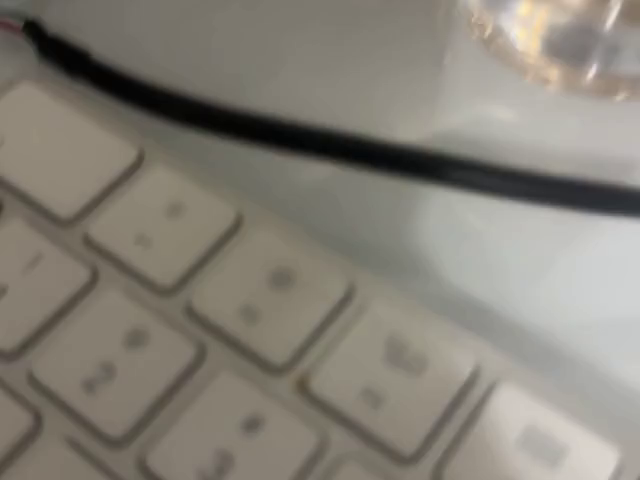
#> input picture frame 0 of recordings/sky_20260301_023306.mp4, 640 x 480 px
$ python visualize_segmentation.py
#> lines starting #> are read from the running program, lines starting #| are printed output that depends on the picture; after the words box and inside, x2 and y2 are one past the last pixel; in counts of white or black regions, pixels touching at a corner belong together
### src/segmentation.py
import cv2
import numpy as np

def segment_clouds_bgr(frame_bgr: np.ndarray):
    """
    Cloud segmentation using HSV heuristics.

    Returns:
      cloud_mask: uint8 image (0 or 255), 255 = cloud
      info: dict with cloud_coverage and thresholds
    """
    hsv = cv2.cvtColor(frame_bgr, cv2.COLOR_BGR2HSV)
    h, s, v = cv2.split(hsv)

    # Tunable thresholds
    V_MIN = 150   # brightness min for clouds
    S_MAX = 90    # saturation max for clouds (clouds are low saturation)
    SUN_V = 245   # treat near-white glare as "invalid"

    sun_glare = (v >= SUN_V)
    cloud = (v >= V_MIN) & (s <= S_MAX) & (~sun_glare)

    cloud_mask = (cloud.astype(np.uint8) * 255)

    # Clean up speckle + fill holes
    kernel = cv2.getStructuringElement(cv2.MORPH_ELLIPSE, (7, 7))
    cloud_mask = cv2.morphologyEx(cloud_mask, cv2.MORPH_OPEN, kernel, iterations=1)
    cloud_mask = cv2.morphologyEx(cloud_mask, cv2.MORPH_CLOSE, kernel, iterations=2)

    # Coverage excluding glare pixels
    valid = np.count_nonzero(~sun_glare)
    cloud_px = np.count_nonzero((cloud_mask == 255) & (~sun_glare))
    coverage = (cloud_px / valid) if valid > 0 else 0.0

    info = {
        "cloud_coverage": float(coverage),
        "V_MIN": V_MIN,
        "S_MAX": S_MAX,
        "SUN_V": SUN_V,
    }
    return cloud_mask, info


def overlay_mask(frame_bgr: np.ndarray, mask_u8: np.ndarray, alpha: float = 0.4):
    """
    Overlay cloud mask in green on the original frame.
    """
    overlay = frame_bgr.copy()
    green = np.zeros_like(frame_bgr)
    green[:, :, 1] = 255

    idx = (mask_u8 == 255)
    if np.any(idx):
        blended = cv2.addWeighted(frame_bgr, 1 - alpha, green, alpha, 0)
        overlay[idx] = blended[idx]

    return overlay

### src/visualize_segmentation.py
import cv2
import glob
from pathlib import Path
from segmentation import segment_clouds_bgr, overlay_mask

HERE = Path(__file__).resolve()
PROJECT_ROOT = HERE.parent.parent
RECORD_DIR = PROJECT_ROOT / "recordings"

mp4s = sorted(glob.glob(str(RECORD_DIR / "sky_*.mp4")))
print("Found mp4 files:", len(mp4s))
if not mp4s:
    raise RuntimeError(f"No sky_*.mp4 found in {RECORD_DIR}. Run collect_video.py first.")

video_path = mp4s[-1]
print("Using video:", video_path)

cap = cv2.VideoCapture(video_path)
print("Opened:", cap.isOpened())
if not cap.isOpened():
    raise RuntimeError("Could not open video.")

frame_count = int(cap.get(cv2.CAP_PROP_FRAME_COUNT))
fps = cap.get(cv2.CAP_PROP_FPS)
print("Frame count:", frame_count, "FPS:", fps)

while True:
    ok, frame = cap.read()
#> frame is the input picture: shape (480, 640, 3); mean B, G, R 119.8, 129.4, 134.1
    if not ok or frame is None:
        break

    cloud_mask, info = segment_clouds_bgr(frame)
#> in segment_clouds_bgr, `hsv = cv2.cvtColor(frame_bgr, cv2.COLOR_BGR2HSV)`: hsv: shape (480, 640, 3); mean H, S, V 25.2, 30.7, 134.4
#> in segment_clouds_bgr, `h, s, v = cv2.split(hsv)`:
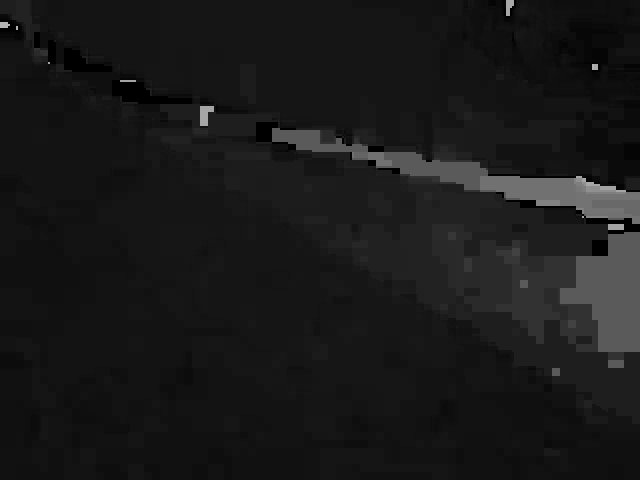
#> h: shape (480, 640); min 0, max 179, mean 25.2
#> in segment_clouds_bgr, `h, s, v = cv2.split(hsv)`:
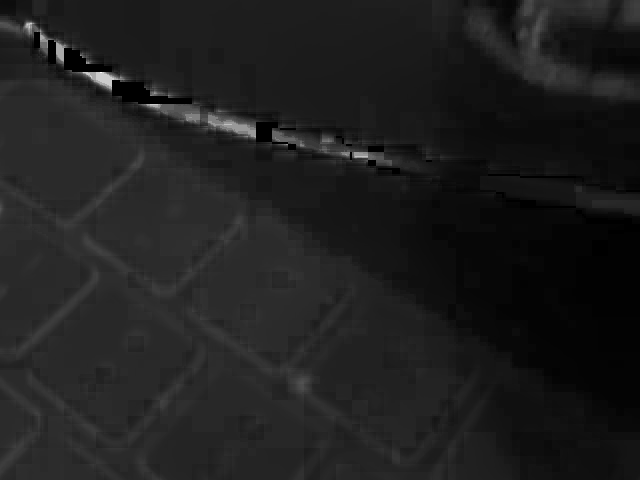
#> s: shape (480, 640); min 0, max 255, mean 30.7
#> in segment_clouds_bgr, `h, s, v = cv2.split(hsv)`:
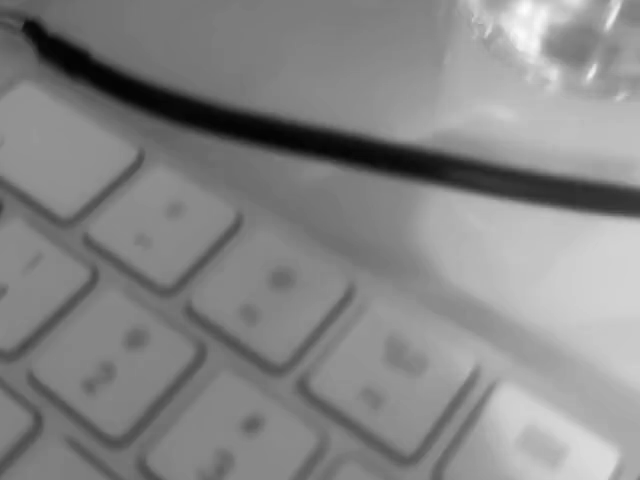
#> v: shape (480, 640); min 3, max 255, mean 134.4
#> in segment_clouds_bgr, `sun_glare = (v >= SUN_V)`:
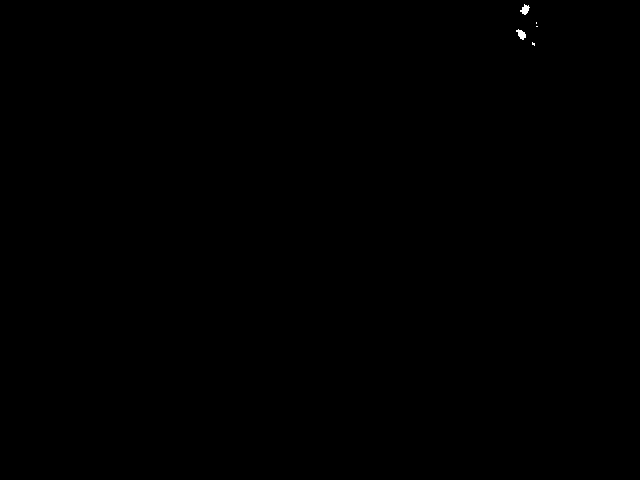
#> sun_glare: shape (480, 640) bool; 0.04% white; 5 white regions (3 under 20 px), largest, box (x1, y1, x2, y2) and area: (516, 29, 526, 40) 63, (520, 4, 530, 15) 62
#> in segment_clouds_bgr, `cloud = (v >= V_MIN) & (s <= S_MAX) & (~sun_glare)`: cloud: shape (480, 640) bool; 27.9% white; 7 white regions (4 under 20 px), largest, box (x1, y1, x2, y2) and area: (373, 190, 640, 480) 54299, (387, 0, 640, 186) 31168, (353, 318, 370, 335) 101
#> in segment_clouds_bgr, `cloud_mask = cv2.morphologyEx(cloud_mask, cv2.MORPH_OPEN, kernel, iter..`: cloud_mask: shape (480, 640); 27.8% white; 3 white regions, box (x1, y1, x2, y2) and area: (373, 190, 640, 480) 54238, (388, 0, 640, 186) 31078, (360, 328, 367, 335) 33
#> in segment_clouds_bgr, `cloud_mask = cv2.morphologyEx(cloud_mask, cv2.MORPH_CLOSE, kernel, ite..`:
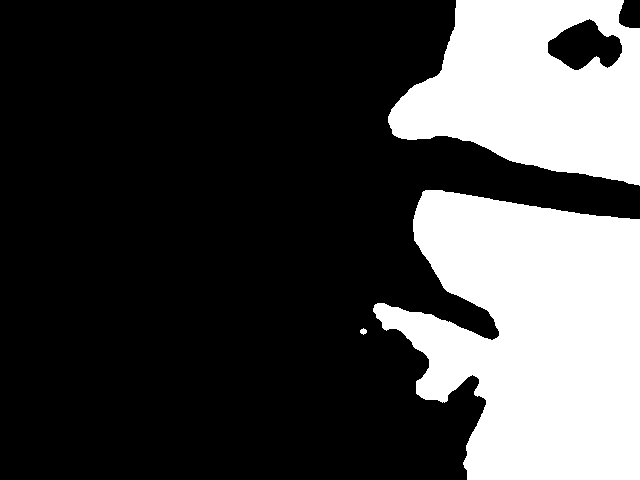
#> cloud_mask: shape (480, 640); 28% white; 3 white regions, box (x1, y1, x2, y2) and area: (373, 190, 640, 480) 54515, (388, 0, 640, 186) 31607, (360, 328, 367, 335) 33
#> in segment_clouds_bgr, `valid = np.count_nonzero(~sun_glare)`: valid = 307063
#> in segment_clouds_bgr, `cloud_px = np.count_nonzero((cloud_mask == 255) & (~sun_glare))`: cloud_px = 86018
#> in segment_clouds_bgr, `coverage = (cloud_px / valid) if valid > 0 else 0.0`: coverage = 0.28
#> in segment_clouds_bgr, `info = { "cloud_coverage": float(coverage), "V_MIN": V_MIN, "S_MAX": S..`: info = {'cloud_coverage': 0.28, 'V_MIN': 150, 'S_MAX': 90, 'SUN_V': 245}
    out = overlay_mask(frame, cloud_mask)
#> in overlay_mask, `blended = cv2.addWeighted(frame_bgr, 1 - alpha, green, alpha, 0)`:
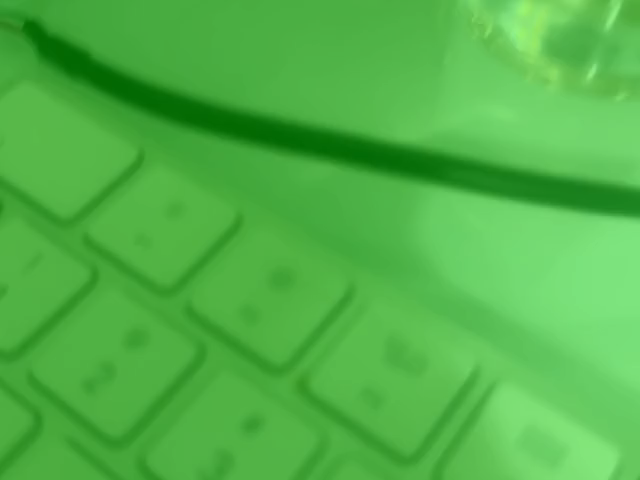
#> blended: shape (480, 640, 3); mean B, G, R 71.9, 179.6, 80.5

    cv2.putText(
        out,
        f"cloud={info['cloud_coverage']:.2f}",
        (20, 40),
        cv2.FONT_HERSHEY_SIMPLEX,
        1.0,
        (255, 255, 255),
        2,
    )
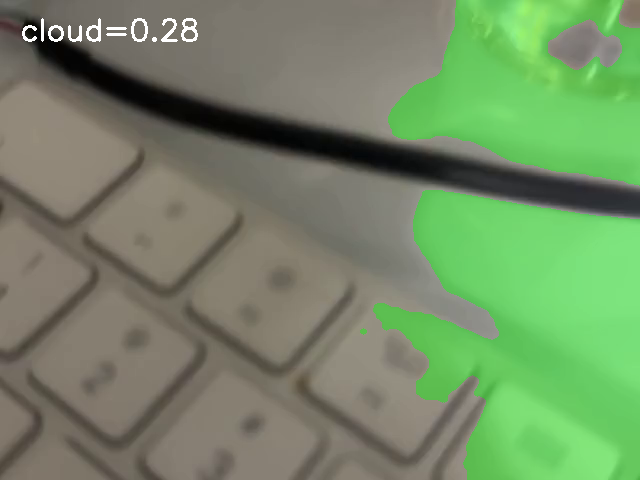
#> out: shape (480, 640, 3); mean B, G, R 101.3, 138.7, 114.5

    cv2.imshow("Overlay", out)
    cv2.imshow("Mask", cloud_mask)

    key = cv2.waitKey(30) & 0xFF
#> (key q is pressed here)
    if key == ord("q"):
        break

cap.release()
cv2.destroyAllWindows()
print("Done.")
